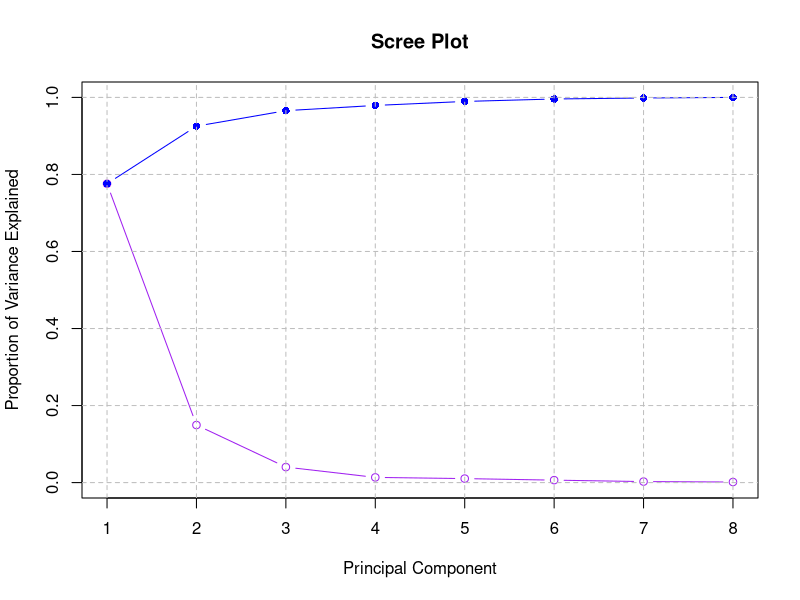
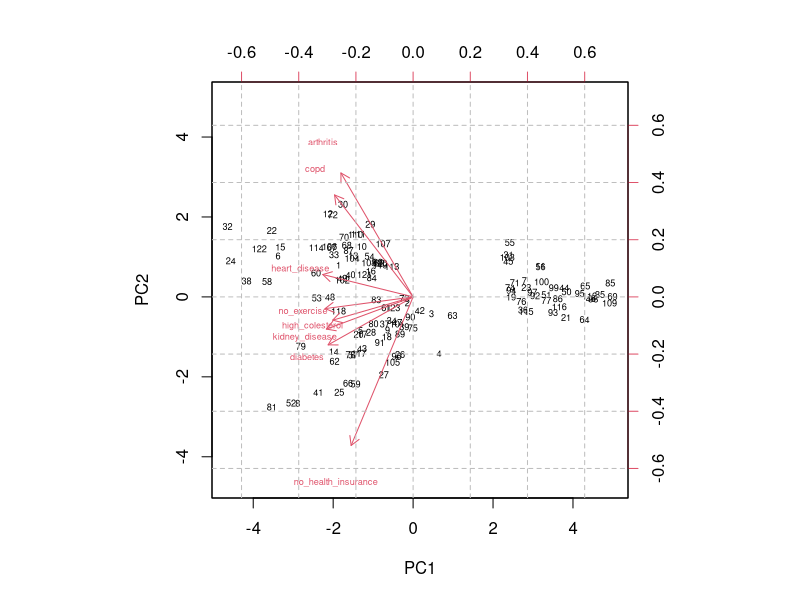

Source code (R) for these figures, in order:
## ---- chunk 1
knitr::opts_chunk$set(echo = TRUE)
## ---- chunk 2
df <- read.csv("cities.csv")
df <- df[, -1]

# rename the columns
colnames(df) <- c("arthritis", "kidney_disease", "copd", "heart_disease",
                      "no_health_insurance", "diabetes", "high_colesterol", "no_exercise")
head(df)
## ---- chunk 3
# perform PCA
pca <- prcomp(df, center = TRUE, scale. = TRUE)

# print the results
summary(pca)
## ---- chunk 4
# compute proportion of variance explained
prop_var <- pca$sdev^2 / sum(pca$sdev^2)

# compute cumulative proportion of variance explained
cum_prop_var <- cumsum(prop_var)

# plot the results
plot(prop_var, xlab = "Principal Component", ylab = "Proportion of Variance Explained",
     ylim = c(0, 1), col = "purple",  type = "b", main = "Scree Plot")
lines(cum_prop_var, type = "b", col = "blue", pch = 16, lty = 1,
      ylab = "Cumulative Proportion of Variance Explained")

grid(nx = NULL, ny = NULL,
     lty = 2, col = "gray", lwd = 1)
## ---- chunk 5
correlation_matrix <- cor(df)
correlation_matrix
## ---- chunk 6
# Create the biplot
par(mfrow = c(1, 1))
biplot(pca, cex = 0.55, scale = 0)
#options(repr.plot.width = 60, repr.plot.height = 12)
grid(nx = NULL, ny = NULL,
     lty = 2, col = "gray", lwd = 1)
## ---- chunk 7
df_experiments <- read.csv("experiments.csv")
head(df_experiments)
## ---- chunk 8
significant_experiments <- subset(df_experiments, p <= 0.10)
num_significant_experiments <- nrow(significant_experiments)
num_significant_experiments
## ---- chunk 9
# Get the p-values
pvalues <- df_experiments$p

# Apply the Benjamini-Hochberg method to control the FDR
adjusted_pvalues <- p.adjust(pvalues, method = "BH")

# Get the list of significant experiment ids
significant_experiments <- which(adjusted_pvalues < 0.1)

# Print the list of significant experiment ids
significant_experiments
